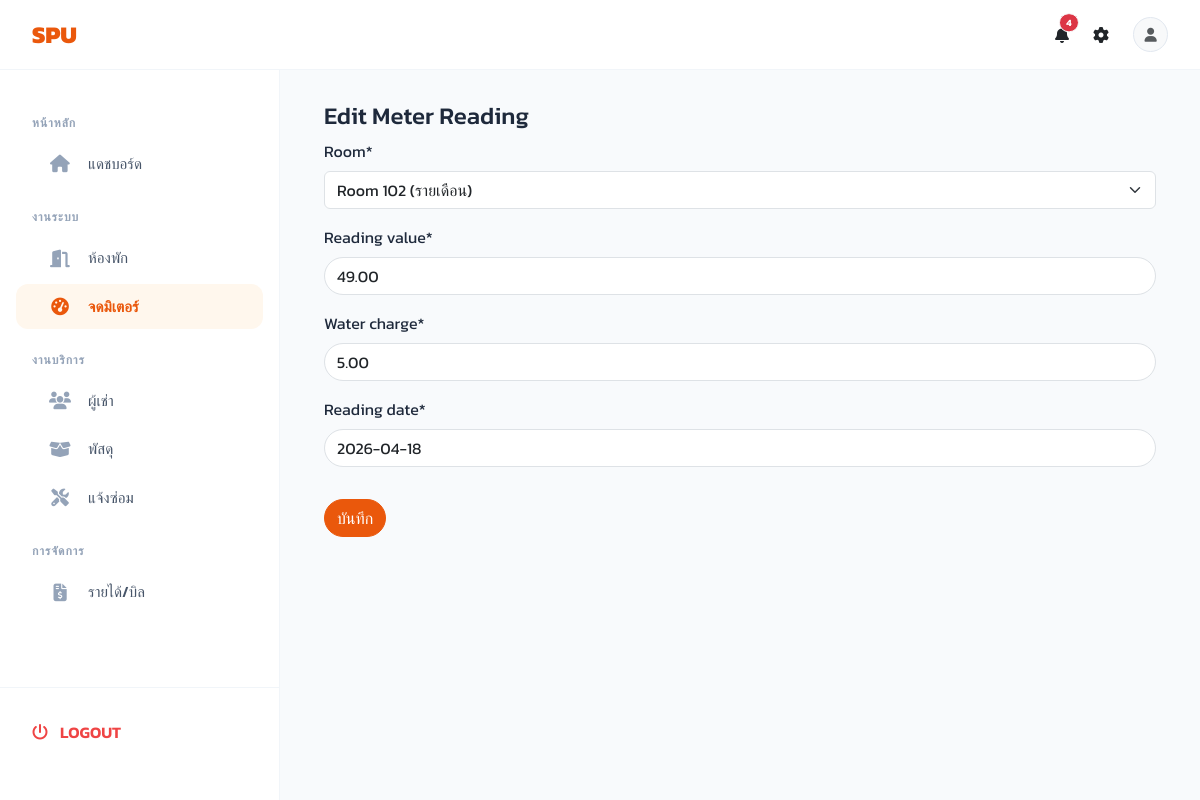
Page /meters/9/edit/ (signed in) on the committed database.
### apps/meters/models.py (models this page shows, shortened)
class Meter(models.Model):
    ELECTRIC_RATE = Decimal('7.00')
    WATER_RATE = Decimal('18.00')
    room = models.ForeignKey(Room, on_delete=models.CASCADE)
    tenant = models.ForeignKey(Tenant, on_delete=models.SET_NULL, null=True, blank=True)
    reading_value = models.DecimalField(max_digits=10, decimal_places=2)  # หน่วยไฟ
    water_charge = models.DecimalField(max_digits=10, decimal_places=2, default=0)
    total_amount = models.DecimalField(max_digits=10, decimal_places=2, default=0, editable=False)
    reading_date = models.DateField()
    created_at = models.DateTimeField(auto_now_add=True)

### apps/meters/views.py (the view)
# urls.py: path('<int:pk>/edit/', views.meter_edit, name='meter_edit'),
@login_required
def meter_edit(request, pk):
    meter = get_object_or_404(Meter, pk=pk)
    if request.method == 'POST':
        form = MeterForm(request.POST, instance=meter)
        if form.is_valid():
            meter = form.save()
            create_payment_from_meter(meter)
            messages.success(request, 'Meter reading updated and tenant payment recalculated.')
            return redirect('meters:meter_list')
    else:
        form = MeterForm(instance=meter)
    return render(request, 'meters/meter_form.html', {
        'form': form,
        'title': 'Edit Meter Reading'
    })

### apps/meters/forms.py
class MeterForm(forms.ModelForm):
    class Meta:
        model = Meter
        fields = ['room', 'reading_value', 'water_charge', 'reading_date']

### apps/parcels/context_processors.py (called while the page is built)
def parcel_context(request):
    if request.user.is_authenticated:
        try:
            role = request.user.profile.role if hasattr(request.user, 'profile') else 'Admin'
            if role == 'Tenant':
                count = Parcel.objects.filter(
                    room__current_tenant__email=request.user.email,
                    status='pending'
                ).count()
            else:
                count = Parcel.objects.filter(status='pending').count()
        except Exception:
            count = 0
        return {'pending_parcels_count': count}
    return {'pending_parcels_count': 0}

### apps/rooms/models.py (called while the page is built)
    def __str__(self):
        return f"Room {self.room_number} ({self.get_room_type_display()})"

### apps/meters/templates/meters/meter_form.html (shortened to what this page needs)
{% extends 'base.html' %}
{% load crispy_forms_tags %}
{% block content %}
<div class="container">
    <h4>{{ title }}</h4>
    <form method="post">
        {{ form.room|as_crispy_field }}
        {{ form.reading_value|as_crispy_field }}
        {{ form.water_charge|as_crispy_field }}
        {{ form.reading_date|as_crispy_field }}
        <button type="submit" class="btn btn-primary mt-3">บันทึก</button>
    </form>
</div>
{% endblock %}

### static/css/style.css (style rules this page uses)
:root { --brand-primary: #ea580c; --brand-primary-hover: #c2410c; --brand-navy: #1e293b; --brand-blue: #3b82f6; --brand-green: #10b981; --brand-red: #ef4444; --brand-orange: #f97316; --sidebar-bg: #FFFFFF; --sidebar-hover: #f8fafc; --bg-body: #f1f5f9; --card-bg: #FFFFFF; --white: #ffffff; --text-dark: #1e293b; --text-muted: #64748b; --border-color: #e2e8f0; --rounded-lg: 20px; --card-shadow: 0 4px 6px -1px rgba(0, 0, 0, 0.05), 0 2px 4px -2px rgba(0, 0, 0, 0.05); --card-shadow-hover: 0 10px 15px -3px rgba(0, 0, 0, 0.1), 0 4px 6px -4px rgba(0, 0, 0, 0.1); }
body { background-color: var(--bg-body); font-family: 'Kanit', sans-serif !important; color: var(--text-dark); overflow-x: hidden; }
.sys-card, .card, .btn, .list-group-item, .form-control, .badge { border-radius: var(--rounded-lg) !important; }
.btn-primary { background-color: var(--brand-primary); border-color: var(--brand-primary); }

### templates/base.html (style rules this page uses)
body { background-color: #f8fafc; font-family: 'Kanit', sans-serif !important; }

### rows in the picture
Meter: room "Room 102 (รายเดือน)", reading_value "49.00", water_charge "5.00", reading_date "2026-04-18"

### other values in the picture
{{ pending_parcels_count }} "4"
{{ title }} "Edit Meter Reading"
